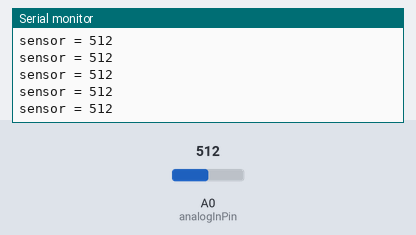
Simulated run of this sketch. Board: Arduino Uno, built with avr-gcc and run on an emulated ATmega328P. On the bench: the last lines printed to the serial monitor. Inputs (shaded band) come from the test bench; at power-on: A0 (analogInPin) = 512.

Above: at 4.2 s.
4.3 s: A0 (analogInPin) set to 986
At 5.2 s:
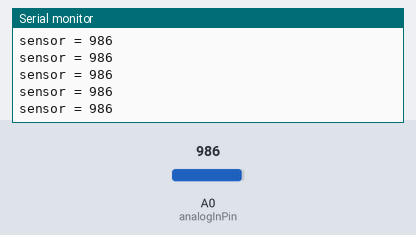
5.8 s: A0 (analogInPin) set to 1010
At 6.3 s:
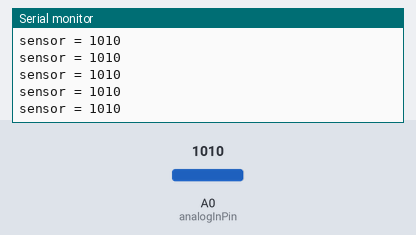
7.3 s: A0 (analogInPin) set to 105
At 8.2 s:
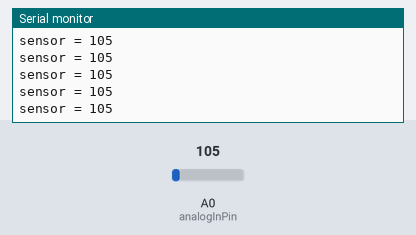
8.8 s: A0 (analogInPin) set to 92
At 9.5 s:
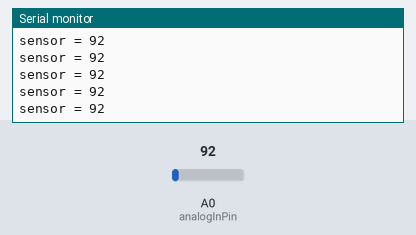
Timing chart, 0 to 11.8 s (numbered marks = the images above; inputs shaded):
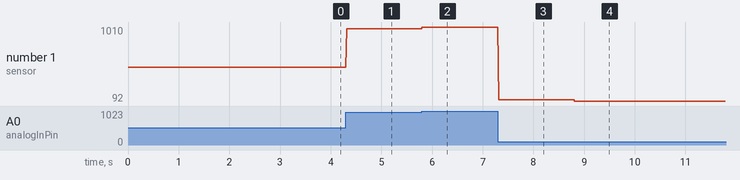

Measured:
- after the input at 4.3 s, the serial monitor: prints a new line at once (image 1)
- after the input at 5.8 s, the serial monitor: prints a new line at once (image 2)
- after the input at 7.3 s, the serial monitor: prints a new line at once (image 3)
- after the input at 8.8 s, the serial monitor: prints a new line at once (image 4)
- plotted number 1: 512 → 986 after the input at 4.3 s, 986 → 1010 after the input at 5.8 s, 1010 → 105 after the input at 7.3 s, 105 → 92 after the input at 8.8 s

The sketch:

jotain.ino
```cpp
const int analogInPin = A0;

int sensorValue = 0;

void setup() {
  Serial.begin(9600);
}

void loop() {
  sensorValue = analogRead(analogInPin);

  Serial.print("sensor = ");
  Serial.println(sensorValue);

  delay(20);
}
```
